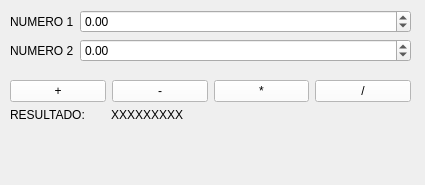
<?xml version="1.0" encoding="UTF-8"?>
<ui version="4.0">
 <class>Widget</class>
 <widget class="QWidget" name="Widget">
  <property name="geometry">
   <rect>
    <x>0</x>
    <y>0</y>
    <width>425</width>
    <height>185</height>
   </rect>
  </property>
  <property name="windowTitle">
   <string>Widget</string>
  </property>
  <widget class="QWidget" name="">
   <property name="geometry">
    <rect>
     <x>10</x>
     <y>10</y>
     <width>401</width>
     <height>161</height>
    </rect>
   </property>
   <layout class="QVBoxLayout" name="verticalLayout">
    <item>
     <layout class="QFormLayout" name="formLayout">
      <item row="0" column="0">
       <widget class="QLabel" name="label">
        <property name="text">
         <string>NUMERO 1</string>
        </property>
       </widget>
      </item>
      <item row="0" column="1">
       <widget class="QDoubleSpinBox" name="N1">
        <property name="minimum">
         <double>-10000000000000000159028911097599180468360808563945281389781327557747838772170381060813469985856815104.000000000000000</double>
        </property>
        <property name="maximum">
         <double>999999999999999938258300825281978540327027364472124478294416212538871491824599713636820527503908255301632.000000000000000</double>
        </property>
       </widget>
      </item>
      <item row="1" column="0">
       <widget class="QLabel" name="label_2">
        <property name="text">
         <string>NUMERO 2</string>
        </property>
       </widget>
      </item>
      <item row="1" column="1">
       <widget class="QDoubleSpinBox" name="N2">
        <property name="minimum">
         <double>-999999999999999977049513265245336628446842719924150006129995974731993452180789911303261294481511546880.000000000000000</double>
        </property>
        <property name="maximum">
         <double>10000000000000000373409337471459889719393275754491820381027730410378005080671497101378613371421126415052399029342192009216.000000000000000</double>
        </property>
       </widget>
      </item>
     </layout>
    </item>
    <item>
     <layout class="QHBoxLayout" name="horizontalLayout">
      <item>
       <widget class="QPushButton" name="suma">
        <property name="styleSheet">
         <string notr="true">background-color: rgb(255, 255, 255);
color: rgb(0, 0, 0);</string>
        </property>
        <property name="text">
         <string>+</string>
        </property>
       </widget>
      </item>
      <item>
       <widget class="QPushButton" name="resta">
        <property name="styleSheet">
         <string notr="true">background-color: rgb(255, 255, 255);
color: rgb(0, 0, 0);</string>
        </property>
        <property name="text">
         <string>-</string>
        </property>
       </widget>
      </item>
      <item>
       <widget class="QPushButton" name="multiplicar">
        <property name="styleSheet">
         <string notr="true">background-color: rgb(255, 255, 255);
color: rgb(0, 0, 0);</string>
        </property>
        <property name="text">
         <string>*</string>
        </property>
       </widget>
      </item>
      <item>
       <widget class="QPushButton" name="dividir">
        <property name="styleSheet">
         <string notr="true">background-color: rgb(255, 255, 255);
color: rgb(0, 0, 0);</string>
        </property>
        <property name="text">
         <string>/</string>
        </property>
       </widget>
      </item>
     </layout>
    </item>
    <item>
     <layout class="QFormLayout" name="formLayout_2">
      <item row="0" column="0">
       <widget class="QLabel" name="label_3">
        <property name="text">
         <string>RESULTADO:      </string>
        </property>
       </widget>
      </item>
      <item row="0" column="1">
       <widget class="QLabel" name="resultado">
        <property name="text">
         <string>XXXXXXXXX</string>
        </property>
       </widget>
      </item>
     </layout>
    </item>
   </layout>
  </widget>
 </widget>
 <resources/>
 <connections/>
</ui>
